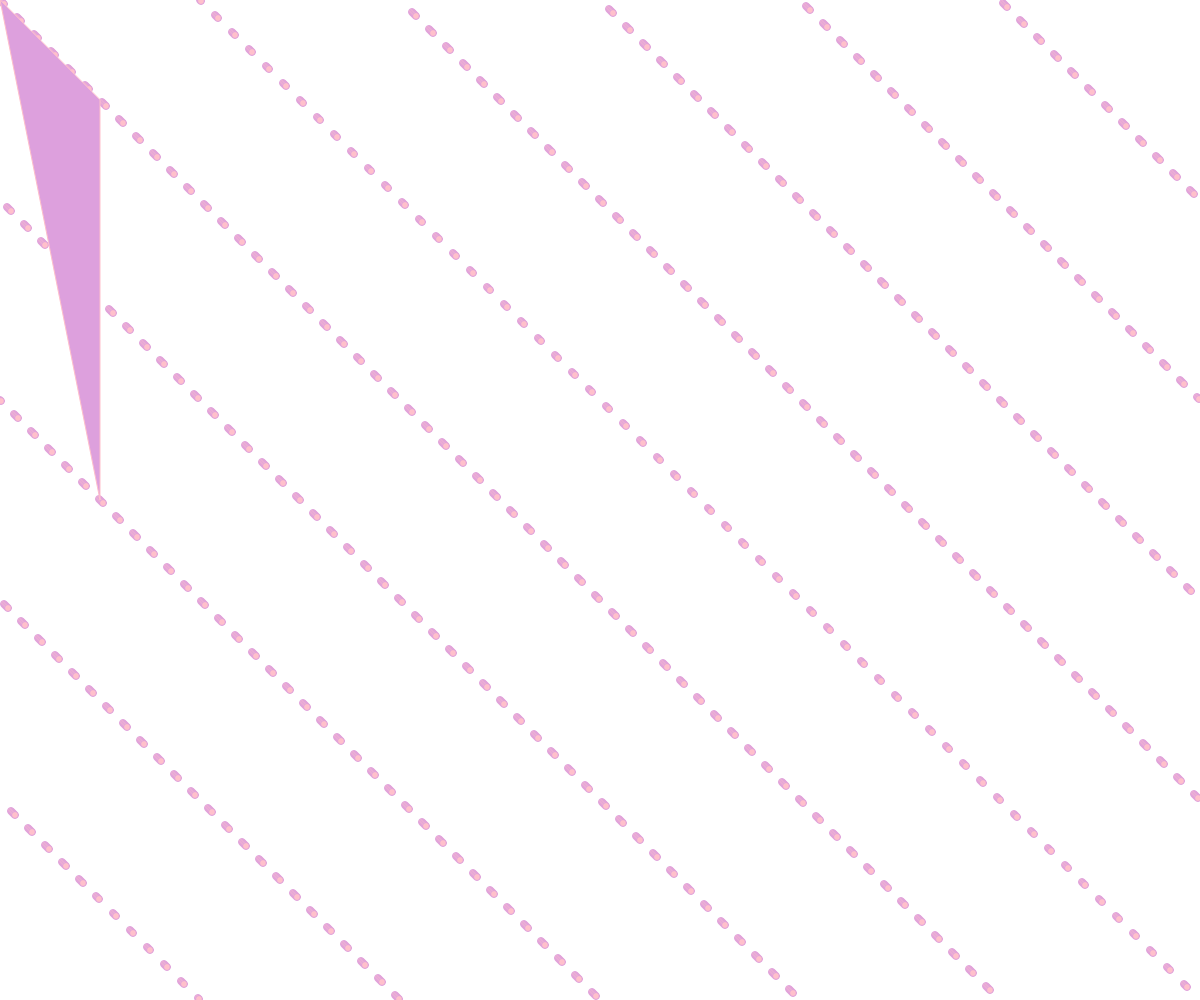
Frame 1 (no input)
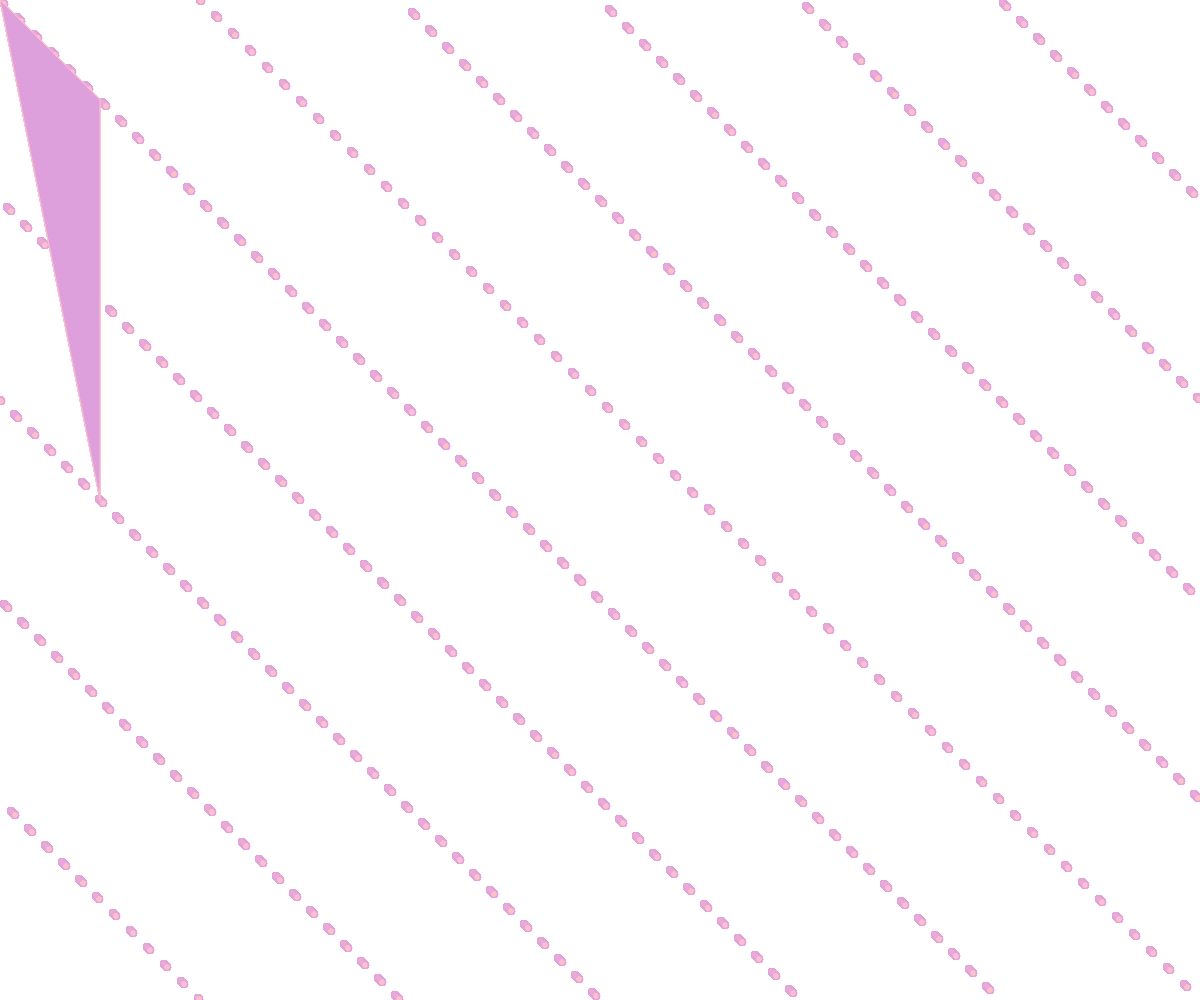
Frame 60 (no input)
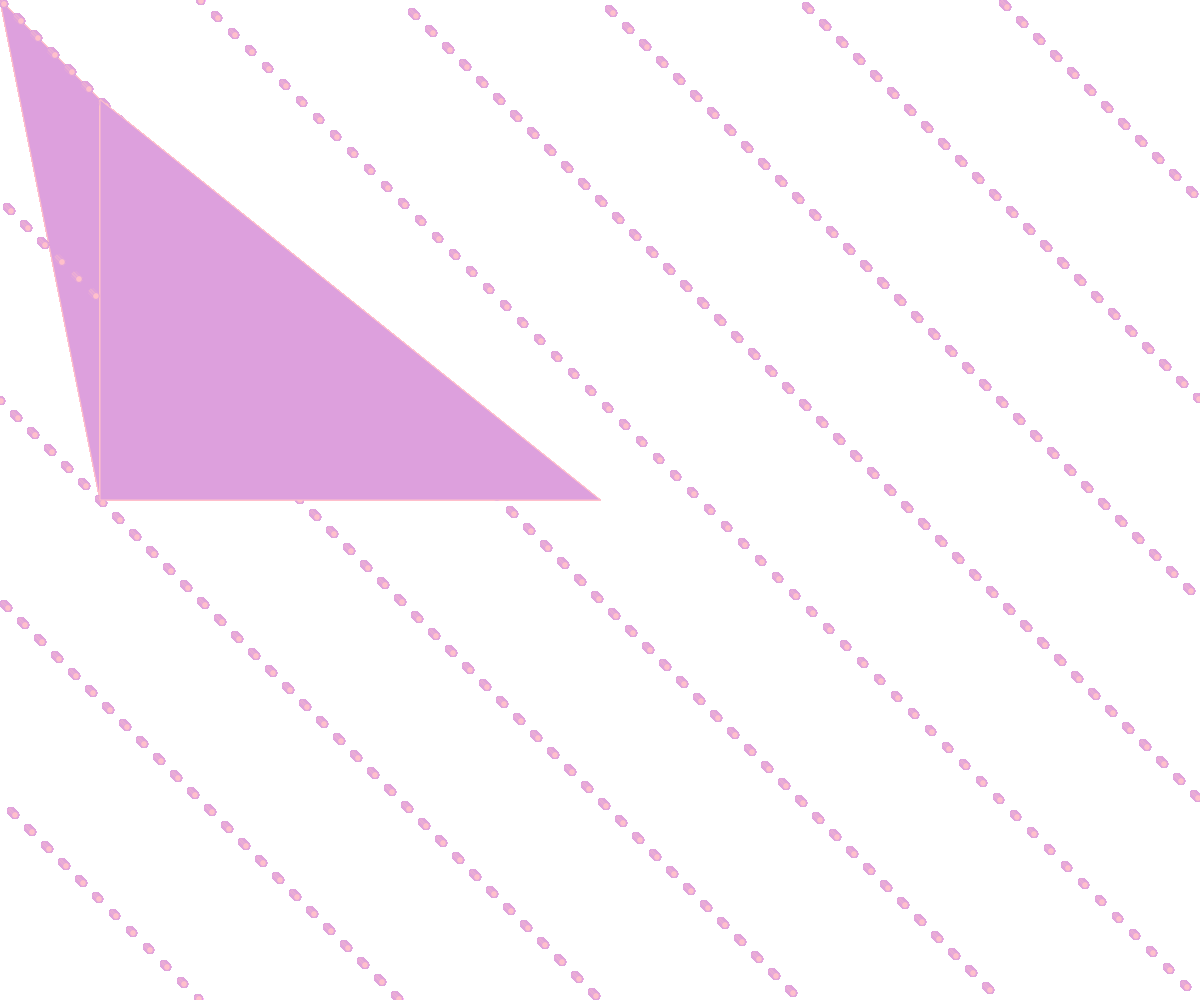
Frame 120 (the mouse pressed at the canvas centre since frame 60)

The p5.js sketch that drew these frames (run headless with seeded random() and noise() and a simulated clock; from frame 60 on, the mouse is pressed at the canvas centre):

// p5.js sketch
// ── sketch.js


function setup(){
    createCanvas (windowWidth, windowHeight);
}

function draw(){
    
    fill('pink');
    stroke('plum')
    for(var i = 1; i < 1700; i++){
        circle((i*17)%width,(i*17)%height,7,7);
    }
    fill('plum');
    stroke('pink');
    if(mouseX < 100){
        triangle(mouseX,mouseY,100,500,100,100,100,100);
    }else{
        triangle(mouseX, mouseY, 100,500,100,100,100,100);
    }

}
